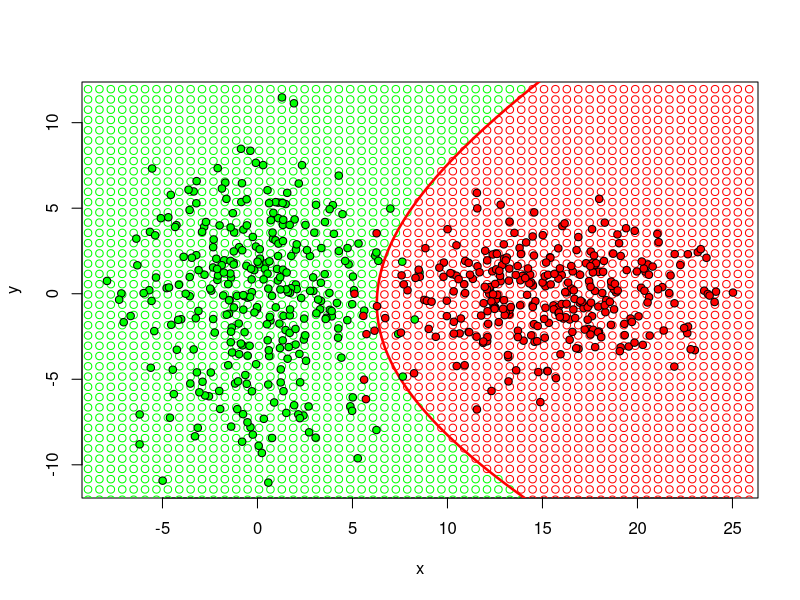

This chart was generated by the following R code:
library(MASS) # Generation of multidimensional normal distribution

getFunc <- function(sigma1, mu1, sigma2, mu2) {
  d1 <- det(sigma1)
  d2 <- det(sigma2)
  invs1 <- solve(sigma1)
  invs2 <- solve(sigma2)
  
  a <- invs1 - invs2
  b <- invs1 %*% t(mu1) - invs2 %*% t(mu2)
  
  A <- a[1,1] # x^2
  B <- a[2,2] # y^2
  C <- 2 * a[1, 2] # xy
  D <- -2 * b[1, 1] # x
  E <- -2 * b[2, 1] # y
  G <- c(mu1 %*% invs1 %*% t(mu1) - mu2 %*% invs2 %*% t(mu2)) + log(abs(det(sigma1))) - log(abs(det(sigma2)))
  
  func <- function(x, y) {
    x^2 * A + y^2 * B + x*y*C + x*D + y*E + G
  }
  
  return(func)
}


# Count of objects in each class
objects_count <- 300 

# Generation of test data
Sigma1 <- matrix(c(10, 0, 0, 20), 2, 2)
Sigma2 <- matrix(c(20, 0, 0, 5), 2, 2)
Mu1 <- c(0, 0)
Mu2 <- c(15, 0)
xy1 <- mvrnorm(n = objects_count, Mu1, Sigma1)
xy2 <- mvrnorm(n = objects_count, Mu2, Sigma2)

# Assembling 2 classes in one sample xl
xl <- rbind(cbind(xy1, 1), cbind(xy2, 2))

# Drawing the training sample
colors <- c("green", "red")
plot(NULL, xlim=c(min(xl[ , 1]),max(xl[ , 1])), ylim=c(min(xl[ , 2]),max(xl[ , 2])), ylab="y", xlab="x")
#
# Evaluation
mu1 <- matrix(c(mean(xy1[,1]),mean(xy1[,2])),1,2)
mu2 <- matrix(c(mean(xy2[,1]),mean(xy2[,2])),1,2)

sigma1 <- var(xy1)
sigma2 <- var(xy2)

plug_in_func <- getFunc(sigma1, mu1, sigma2, mu2)

minx <- min(xy1[,1], xy2[,1]) - 1
miny <- min(xy1[,2], xy2[,2]) - 1
maxx <- max(xy1[,1], xy2[,1]) + 1
maxy <- max(xy1[,2], xy2[,2]) + 1
xstep <- 0.6
ystep <- 0.6
x <- minx
while(x <= maxx)
{ 
  y <- miny
  while(y <= maxy)
  {
    
    xy <- c(x,y)
    p <- plug_in_func(xy[1],xy[2])
    if(p<0)
    {
      points(xy[1],xy[2], col=colors[1])
    }
    if(p>0)
    {
      points(xy[1],xy[2],pch=21, col=colors[2])
    }
    y <- y+ystep
  }
  x <- x+xstep
} 

x <- y <- seq(-20, 40, len = 500)
z <- outer(x, y, plug_in_func)
contour(x, y, z, levels = 0, drawlabels = FALSE, lwd = 2.5, col = "red", add = TRUE)
points(xl[ , 1], xl[ , 2], pch = 21, bg = colors[xl[ ,3]], asp = 1, xlab = "x", ylab = "y")